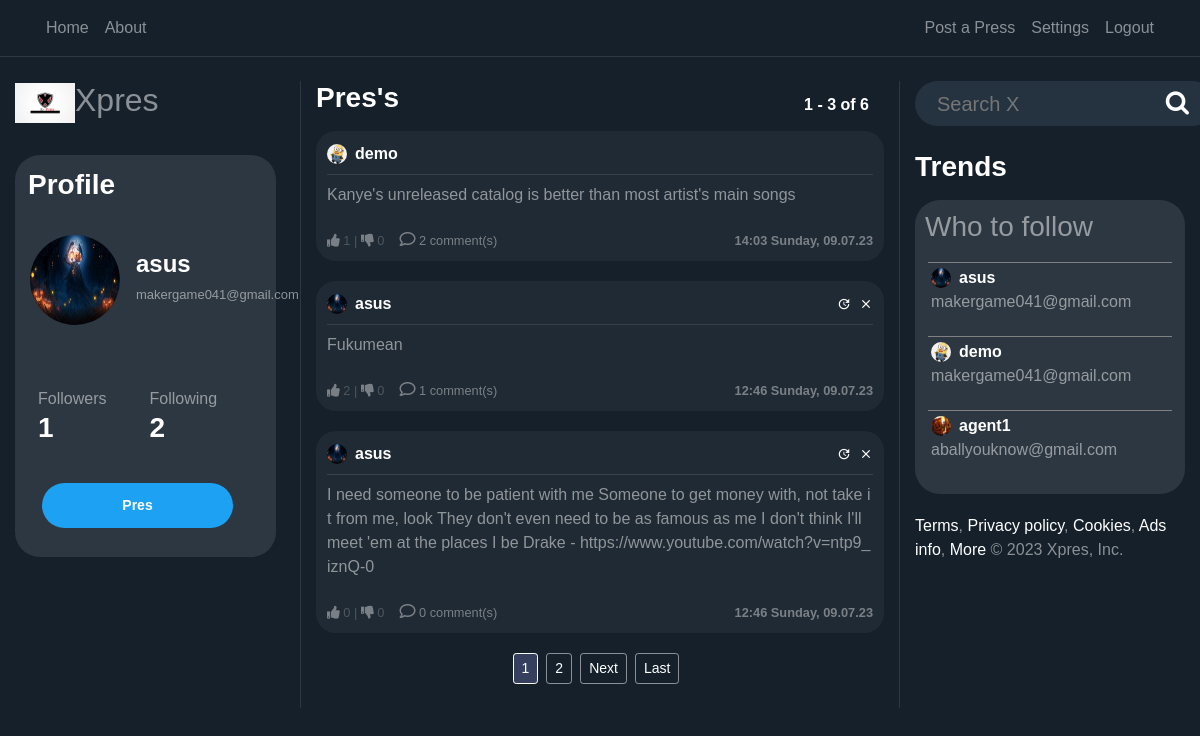
The page / (signed in) on the database its author committed.
### users/models.py (models this page shows, shortened)
class Profile(models.Model):
    user = models.OneToOneField(User, on_delete=models.CASCADE)
    image = models.ImageField(default='default.png', upload_to='profile_pics')
    @property
    def followers(self):
        return Follow.objects.filter(follow_user=self.user).count()
    @property
    def following(self):
        return Follow.objects.filter(user=self.user).count()

### blog/models.py (models this page shows, shortened)
class Post(models.Model):
    content = models.TextField(max_length=1000)
    date_posted = models.DateTimeField(default=timezone.now)
    author = models.ForeignKey(User, on_delete=models.CASCADE)
    likes= models.IntegerField(default=0)
    dislikes= models.IntegerField(default=0)
    @property
    def number_of_comments(self):
        return Comment.objects.filter(post_connected=self).count()

### blog/views.py (the view)
# urls.py: path('', PostListView.as_view(), name='blog-home'),
class PostListView(LoginRequiredMixin, ListView):
    model = Post
    template_name = 'blog/home.html'
    context_object_name = 'posts'
    ordering = ['-date_posted']
    paginate_by = PAGINATION_COUNT
    def get_context_data(self, **kwargs):
        data = super().get_context_data(**kwargs)
        all_users = []
        data_counter = Post.objects.values('author')\
            .annotate(author_count=Count('author'))\
            .order_by('-author_count')[:6]
        for aux in data_counter:
            all_users.append(User.objects.filter(pk=aux['author']).first())
        data['preference'] = Preference.objects.all()
        data['all_users'] = all_users
        print(all_users, file=sys.stderr)
        return data
    def get_queryset(self):
        user = self.request.user
        qs = Follow.objects.filter(user=user)
        follows = [user]
        for obj in qs:
            follows.append(obj.follow_user)
        return Post.objects.filter(author__in=follows).order_by('-date_posted')

### blog/templates/blog/home.html (shortened to what this page needs)
{% extends "blog/base.html" %}
{% load static %}
{% block content %}
    <div class="row">
        <div class="col-12 col-md-3 pr-4 dont-move">
            <a href="/"> <h2><img class="img-fluid" width="60" src="{% static 'blog/logo.png' %}">Xpres</h2></a><br>
            <div class="profile-section">
            <h3 class="white-important p-2">
                Profile
            </h3>
            <article class="media content-section" style="height: 140px; width: 100%">
                {%  if user_profile != None %}
                    <div class="mt-2 d-flex full-width align-items-center">
                        <img
                           class="rounded-circle mr-3 img-fluid"
                           style="width: 90px; height: 90px;"
                           src="{{ user_profile.profile.image.url }}">
                        <div>
                            <h4 style="text-align: left"
                                    class="white-important">
                                {{ user_profile.username }}
                            </h4>
                            <h6 style="text-align: left"
                                    class="email-profile">
                                {{ user.email }}
                            </h6>
                        </div>
                    </div>
                {%  else %}
                    <div class="mt-2 d-flex full-width align-items-center">
                        <img
                           class="rounded-circle mr-3"
                           style="width: 90px; height: 90px;"
                           src="{{ user.profile.image.url }}">
                        <div>
                            <h4 style="text-align: left"
                                    class="white-important">
                                {{ user.username }}
                            </h4>
                            <h6 style="text-align: left"
                                    class="email-profile">
                                {{ user.email }}
                            </h6>
                        </div>
                    </div>
                {%  endif %}
            </article>
            <article class="media content-section">
                <div class="row full-width pl-2">
                    <div class="col-6">
                            Followers
                    </div>
                    <div class="col-6">
                            Following
                    </div>
                    {%  if user_profile != None %}
                        <div class="col-6">
                            <h3 class="white-important follow-click">
                                <a href="{% url 'user-followers' user_profile.username %}">
                                    {{ user_profile.profile.followers }}
                                </a>
                            </h3>
                        </div>
                         <div class="col-6">
                            <a href="{% url 'user-follows' user_profile.username %}">
                                <h3 class="white-important follow-click">
                                    {{ user_profile.profile.following }}
                                </h3>
                            </a>
                        </div>
                    {% else %}
                        <div class="col-6">
                            <a href="{% url 'user-followers' user.username %}">
                                <h3 class="white-important follow-click">
                                    {{ user.profile.followers }}
                                </h3>
                            </a>
                        </div>
                        <a href="{% url 'user-follows' user.username %}">
                            <div class="col-6">
                                <h3 class="white-important follow-click">
                                    {{ user.profile.following }}
                                </h3>
                            </div>
                        </a>
                    {%  endif %}
                </div>
            </article>
            <div class="d-flex">
                {% if user_profile is None %}
                <div style="margin-left: auto; margin-right:auto">
                    <a class="btn btn-sm btn-outline-primary mb-4 mr-3 " href="{% url 'post-create' %}">
                        Pres
                    </a>
                </div>
                {% endif %}
            </div>
            </div>
        </div>
        <div class="col-12 col-md-6 scrollable" >
            <div class="full-width row">
                <div class="col-6">
                    <h3 class="white-important mb-3">
                        Pres's
                    </h3>
                </div>
                 <div class="col-6 no-padding">
                    <h6
                            style="position: absolute; bottom: 0; right: 0"
                            class="white-important mb-3">
                        {{ page_obj.start_index }} - {{ page_obj.end_index }} of
                        {{ paginator.count }}
                    </h6>
                </div>
            </div>
            {% for post in posts %}
                <article class="media content-section hovered-tweet">
                <div style="width: 100%; word-break: break-all;">
                    <div class="pb-2 row m-0" style="width: 100%; margin-right: 0 !important;">
                       <div
                               style="padding-left: 0px !important;"
                               class="col-8 no-padding d-flex align-items-center">
                           <img
                               class="rounded-circle mr-2"
                               style="width: 20px; height: 20px;"
                               src="{{ post.author.profile.image.url }}">
                           <a class="mr-2 white-important" href="{% url 'user-posts' post.author %}">
                               {{ post.author }}
                           </a>
                       </div>
                       <div class="col-4 d-flex flex-row-reverse no-padding align-items-center"
                            style="padding-right: 0 !important;">
                           {% if post.author == user %}
                                <a class="material-icons ml-2"
                                   style="font-size: 14px"
                                        href="{% url 'post-delete' post.id %}">clear</a>
                                <a class="material-icons ml-2"
                                   style="font-size: 14px"
                                        href="{% url 'post-update' post.id %}">update</a>
                            {%  endif %}
                       </div>
                   </div>
                    <div
                            class="mb-2"
                            style="width: 100%; height: 1px; background-color: rgba(255, 255, 255, 0.1)"></div>
                    <a
                            style="color: rgba(255, 255, 255, 0.5) !important;"
                            href="{% url 'post-detail' post.id %}">
                        <p class="mb-4">
                            {{ post.content }}
                        </p>
                    </a>
                        <div class="row">
                            <div class="col-6" style="display: flex;">
                                <small style="opacity: 0.4;">
                                    <a href="#" onClick="document.getElementById('likebutton').submit()"><i class="fas fa-thumbs-up"></i></a> {{post.likes}}   |   <a href="#" onClick="document.getElementById('dislikebutton').submit()"><i class="fas fa-thumbs-down"></i></a> {{post.dislikes}}
                                </small>
                                <small style="opacity: 0.4; margin-left:15px;">
                                    <a href="/post/{{post.id}}/">
                                        <i style=" font-size: 16px;" class="far fa-comment"></i> {{ post.number_of_comments }} comment(s)
                                    </a>
                                </small>
                            </div>
                            <div class="col-6">
                                <small
                                        style="opacity: 0.4;"
                                    class="white-important d-flex full-width flex-row-reverse">
                                    {{ post.date_posted | date:"H:i l, d.m.y" }}
                                </small>
                            </div>
                        </div>
                </div>
                </article>
            {% endfor %}
            <div class="full-width d-flex justify-content-center">
                {% if is_paginated %}
                    {% for num in page_obj.paginator.page_range %}
                        {% if page_obj.number == num %}
                            <a class="btn btn-sm btn-info mb-4 mr-2"
                                href="?page={{ num }}">{{ num }}</a>
                        {% elif num > page_obj.number|add:'-3' and num < page_obj.number|add:'3' %}
                            <a class="btn btn-sm btn-outline-secondary mb-4 mr-2"
                                href="?page={{ num }}">{{ num }}</a>
                        {% endif %}
                    {% endfor %}
                    {% if page_obj.has_next %}
                        <a class="btn btn-sm btn-outline-secondary mb-4 mr-2"
                                href="?page={{ page_obj.next_page_number }}">Next</a>
                           <a class="btn btn-sm btn-outline-secondary mb-4 mr-2"
                            href="?page={{ page_obj.paginator.num_pages }}">Last</a>
                    {% endif %}
                {% endif %}
            </div>
        </div>
        <div class="col-12 col-md-3 dont-move">
            <form action="{% url 'search' %}" method="post">{% csrf_token %}
                <div class="search-container">
                    <div class="search">
                    <input required name="search" type="text" id="zip-code-input" placeholder="Search X">
                    <button type="submit" style="border:0; background: transparent;"><i class="fa fa-search"></i> </button> </a>
                </form>
              </div>
            </div>
            <h3 class="white-important mb-3 mt-4"> Trends </h3>
                {%  if user_profile is None %}
                <article class="t-section media content-section">
                    <div class="row ">
                        <div class="col-12">
                            <h3>Who to follow</h3>
                        </div>
                        <ul class="col-12 mt-2">
                            {% for user in all_users %}
                                <li>
                                    <div class="who-to-follow">
                                        <div
                                               style="padding-left: 0px !important;"
                                               class="col-8 no-padding d-flex align-items-center">
                                           <img
                                               class="rounded-circle mr-2"
                                               style="width: 20px; height: 20px;"
                                               src="{{ user.profile.image.url }}">
                                           <a class="mr-2 white-important" href="{% url 'user-posts' user.username %}">
                                               {{ user.username }}
                                           </a>
                                       </div>
                                        <p>{{ user.email }}</p>
                                    </div>
                                </li>
                            {% endfor %}
                        </ul>
                    </div>
                </article>
                {% endif %}
                <p><a href="">Terms</a>,
<a href="">Privacy policy</a>,
<a href="">Cookies</a>,
<a href="">Ads info</a>,
<a href="">More</a>
© 2023 Xpres, Inc.</p>
        </div>
    </div>
{% endblock content %}

### blog/templates/blog/base.html (shortened to what this page needs)
{% load static %}
<!doctype html>
<html lang="en">
    <head>
        <link rel="stylesheet" href="https://stackpath.bootstrapcdn.com/bootstrap/4.1.3/css/bootstrap.min.css">
        <link rel="stylesheet" type="text/css" href="{% static 'blog/main.css' %}">
        <link rel="stylesheet" type="text/css" href="{% static 'blog/style.css' %}">
        <link rel="stylesheet" href="https://cdnjs.cloudflare.com/ajax/libs/font-awesome/4.7.0/css/font-awesome.min.css">
        <link rel="stylesheet" href="https://cdnjs.cloudflare.com/ajax/libs/font-awesome/4.7.0/css/font-awesome.min.css">
        <link rel="stylesheet" href="https://pro.fontawesome.com/releases/v5.11.2/css/all.css">
        <link href="https://maxcdn.bootstrapcdn.com/font-awesome/4.4.0/css/font-awesome.min.css" rel="stylesheet">
        <link rel="stylesheet" type="text/css" href="{% static 'lib/css/emoji.css' %}">
    </head>
  <body>
      <header class="site-header">
      <nav
              style="border-bottom: 1px solid rgba(255, 255, 255, 0.1)"
              class="navbar navbar-expand navbar-dark bg-steel">
        <div class="container">
          <div class="collapse navbar-collapse" id="navbarToggle">
            <div class="navbar-nav mr-auto pl-2">
              <a class="nav-item nav-link" href="{% url 'blog-home' %}">Home</a>
              <a class="nav-item nav-link" href="{% url 'blog-about' %}">About</a>
            </div>
                        <div class="navbar-nav pr-2">
                {% if user.is_authenticated %}
                    <a class="nav-item nav-link" href="{% url 'post-create' %}">Post a Press</a>
                    <a class="nav-item nav-link" href="{% url 'profile' %}">Settings</a>
                    <a class="nav-item nav-link" href="{% url 'logout' %}">Logout</a>
                {% else %}
                    <a class="nav-item nav-link" href="{% url 'login' %}">Login</a>
                    <a class="nav-item nav-link" href="{% url 'register-users' %}">Register</a>
                {% endif %}
            </div>
          </div>
        </div>
      </nav>
    </header>
    <main role="main" class="container-fluid">
      <br>
      <div class="row">
        <div class="col-md-12">
          {% block content %}{% endblock %}
    </main>
  </body>
</html>

### rows shown on the page
Post: author.profile.image (picture), author "demo", content "Kanye's unreleased catalog is better than most artist's main songs", likes "1", dislikes "0", number_of_comments "2", date_posted "14:03 Sunday, 09.07.23"
Post: author.profile.image (picture), author "asus", content "Fukumean", likes "2", dislikes "0", number_of_comments "1", date_posted "12:46 Sunday, 09.07.23"
Post: author.profile.image (picture), author "asus", content "I need someone to be patient with me Someone to get money with, not take it from me, look They don't even need to be as famous as me I don't think I'll meet 'em at the places I be Drake - https://www.youtube.com/watch?v=ntp9_iznQ-0", likes "0", dislikes "0", number_of_comments "0", date_posted "12:46 Sunday, 09.07.23"

### other values the page prints
{{ user.username }} "asus"
{{ user.email }} "makergame041@gmail.com"
{{ user.profile.followers }} "1"
{{ user.profile.following }} "2"
{{ page_obj.start_index }} "1"
{{ page_obj.end_index }} "3"
{{ paginator.count }} "6"
{{ num }} "1"
{{ num }} "2"
{{ user.username }} "demo"
{{ user.username }} "agent1"
{{ user.email }} "aballyouknow@gmail.com"
